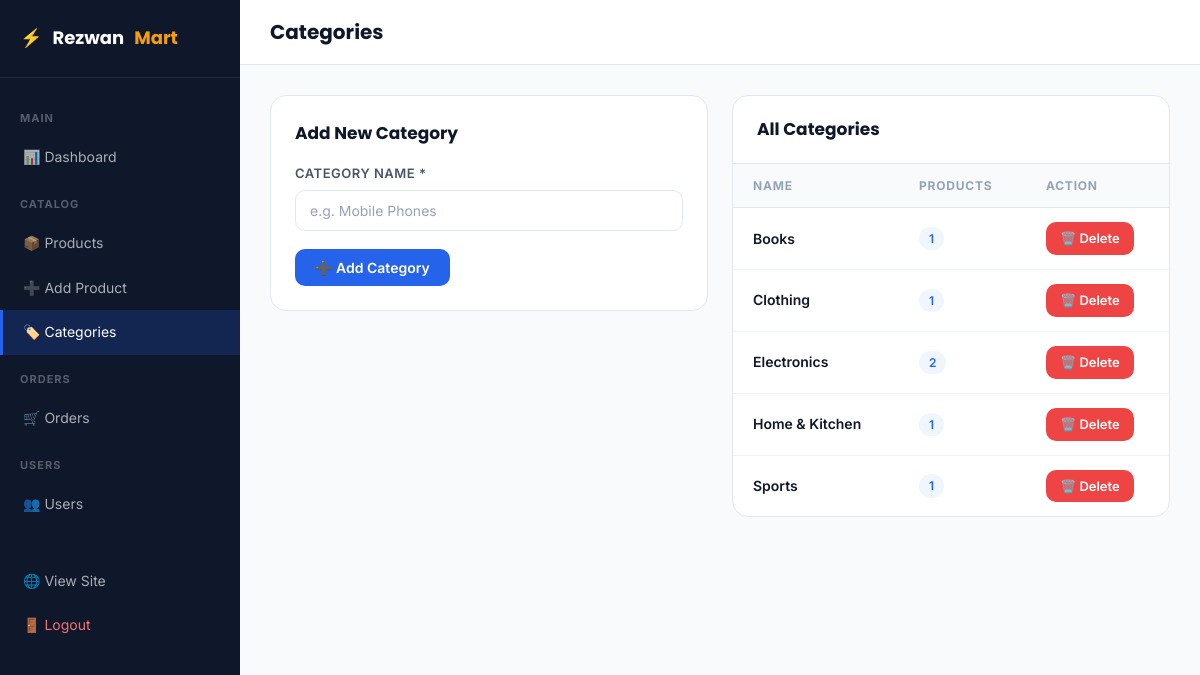
Screenshot of /admin/categories.php (signed in) with the database file from the repository.
### tables this page shows
CREATE TABLE IF NOT EXISTS categories (
    id INT AUTO_INCREMENT PRIMARY KEY,
    name VARCHAR(100) NOT NULL,
    created_at TIMESTAMP DEFAULT CURRENT_TIMESTAMP
);

### admin/categories.php (the view, shortened to what this page needs)
<?php
require_once '../config.php';
$categories = mysqli_query($conn, "
    SELECT c.*, COUNT(p.id) as product_count
    FROM categories c LEFT JOIN products p ON c.id = p.category_id
    GROUP BY c.id ORDER BY c.name
");
?>
<!DOCTYPE html>
<html lang="en">
<head>
    <link rel="stylesheet" href="/rezwanmart/css/style.css">
</head>
<body>
<div class="admin-layout">
    <?php include 'includes/sidebar.php'; ?>
    <div class="admin-main">
        <div class="admin-topbar">
            <div class="admin-topbar-title">Categories</div>
        </div>
        <div class="admin-content">
            <div style="display:grid; grid-template-columns:1fr 1fr; gap:24px; align-items:start;">
                <div style="background:var(--bg-white); border-radius:var(--radius-lg); border:1px solid var(--border); padding:24px;">
                    <h3 style="font-family:var(--font-display); font-size:17px; font-weight:700; margin-bottom:16px;">Add New Category</h3>
                    <form method="POST">
                        <div class="form-group">
                            <label class="form-label">Category Name *</label>
                            <input type="text" name="cat_name" class="form-control" placeholder="e.g. Mobile Phones" required>
                        </div>
                        <button type="submit" name="add_category" class="btn btn-primary">➕ Add Category</button>
                    </form>
                </div>
                <div class="data-table-card">
                    <div class="data-table-header">
                        <div class="data-table-title">All Categories</div>
                    </div>
                    <div class="data-table">
                        <table>
                            <thead>
                                <tr>
                                    <th>Name</th>
                                    <th>Products</th>
                                    <th>Action</th>
                                </tr>
                            </thead>
                            <tbody>
                                <?php while ($cat = mysqli_fetch_assoc($categories)): ?>
                                <tr>
                                    <td style="font-weight:600;"><?= htmlspecialchars($cat['name']) ?></td>
                                    <td><span class="badge badge-primary"><?= $cat['product_count'] ?></span></td>
                                    <td>
                                        <a href="categories.php?delete=<?= $cat['id'] ?>"
                                           class="btn btn-danger btn-sm confirm-delete">🗑️ Delete</a>
                                    </td>
                                </tr>
                                <?php endwhile; ?>
                            </tbody>
                        </table>
                    </div>
                </div>
            </div>
        </div>
    </div>
</div>
</body>
</html>

### css/style.css (style rules this page uses)
:root { --primary: #2563eb; --primary-dark: #1d4ed8; --primary-light: #eff6ff; --accent: #f59e0b; --success: #10b981; --danger: #ef4444; --warning: #f59e0b; --bg: #f8fafc; --bg-white: #ffffff; --bg-card: #ffffff; --text-primary: #0f172a; --text-secondary:#475569; --text-muted: #94a3b8; --border: #e2e8f0; --border-light: #f1f5f9; --shadow-sm: 0 1px 3px rgba(0,0,0,0.06), 0 1px 2px rgba(0,0,0,0.04); --shadow: 0 4px 6px rgba(0,0,0,0.05), 0 2px 4px rgba(0,0,0,0.04); --shadow-md: 0 10px 25px rgba(0,0,0,0.08); --shadow-lg: 0 20px 40px rgba(0,0,0,0.10); --radius-sm: 6px; --radius: 10px; --radius-lg: 16px; --radius-xl: 24px; --transition: all 0.2s ease; --font-main: 'Inter', sans-serif; --font-display: 'Poppins', sans-serif; }
*, *::before, *::after { box-sizing: border-box; margin: 0; padding: 0; }
html { scroll-behavior: smooth; }
body { font-family: var(--font-main); background: var(--bg); color: var(--text-primary); font-size: 15px; line-height: 1.6; -webkit-font-smoothing: antialiased; }
a { text-decoration: none; color: inherit; transition: var(--transition); }
input, button, select, textarea { font-family: inherit; }
.badge { display: inline-block; padding: 2px 10px; border-radius: 20px; font-size: 12px; font-weight: 600; }
.badge-primary { background: var(--primary-light); color: var(--primary); }
.btn { display: inline-flex; align-items: center; justify-content: center; gap: 8px; padding: 10px 20px; border-radius: var(--radius); font-size: 14px; font-weight: 600; border: none; cursor: pointer; transition: var(--transition); white-space: nowrap; text-decoration: none; }
.btn-primary { background: var(--primary); color: white; }
.btn-danger { background: var(--danger); color: white; }
.btn-sm { padding: 6px 14px; font-size: 13px; }
.form-group { margin-bottom: 18px; }
.form-label { display: block; font-size: 13px; font-weight: 600; color: var(--text-secondary); margin-bottom: 6px; text-transform: uppercase; letter-spacing: 0.5px; }
.form-control { width: 100%; padding: 11px 14px; border: 1.5px solid var(--border); border-radius: var(--radius); font-size: 14px; color: var(--text-primary); background: var(--bg-white); outline: none; transition: var(--transition); }
.form-control::placeholder { color: var(--text-muted); }
.admin-layout { display: flex; min-height: 100vh; }
.admin-main { flex: 1; margin-left: 240px; background: var(--bg); min-height: 100vh; }
.admin-topbar { background: var(--bg-white); border-bottom: 1px solid var(--border); padding: 16px 30px; display: flex; align-items: center; justify-content: space-between; position: sticky; top: 0; z-index: 50; }
.admin-topbar-title { font-family: var(--font-display); font-size: 20px; font-weight: 700; color: var(--text-primary); }
.admin-content { padding: 30px; }
.data-table-card { background: var(--bg-white); border-radius: var(--radius-lg); border: 1px solid var(--border); overflow: hidden; }
.data-table-header { padding: 20px 24px; border-bottom: 1px solid var(--border); display: flex; align-items: center; justify-content: space-between; }
.data-table-title { font-family: var(--font-display); font-size: 17px; font-weight: 700; }
.data-table table { width: 100%; border-collapse: collapse; }
.data-table th { background: var(--bg); padding: 12px 20px; font-size: 12px; font-weight: 700; text-transform: uppercase; letter-spacing: 0.8px; color: var(--text-muted); text-align: left; border-bottom: 1px solid var(--border); }
.data-table td { padding: 14px 20px; border-bottom: 1px solid var(--border-light); font-size: 14px; vertical-align: middle; }
.data-table tr:last-child td { border-bottom: none; }

### rows the page displays
categories: name "Books", product_count "1"
categories: name "Clothing", product_count "1"
categories: name "Electronics", product_count "2"
categories: name "Home & Kitchen", product_count "1"
categories: name "Sports", product_count "1"
